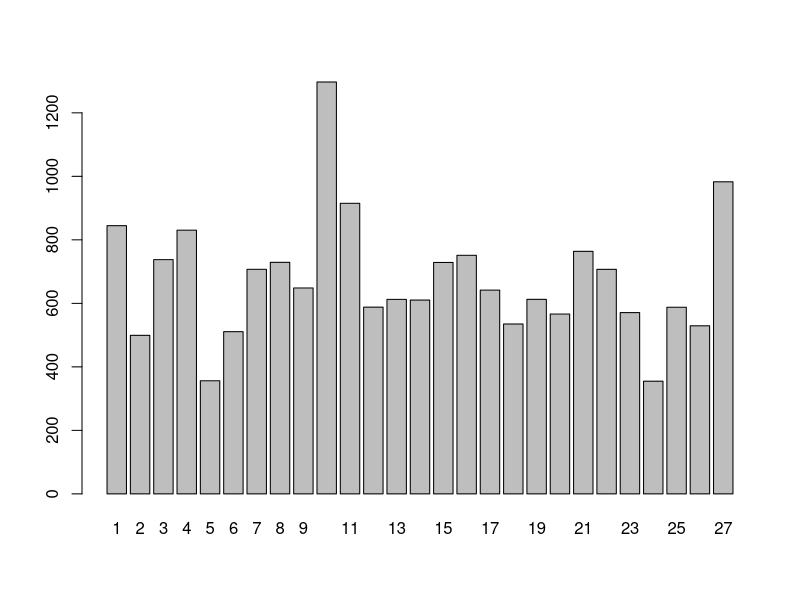
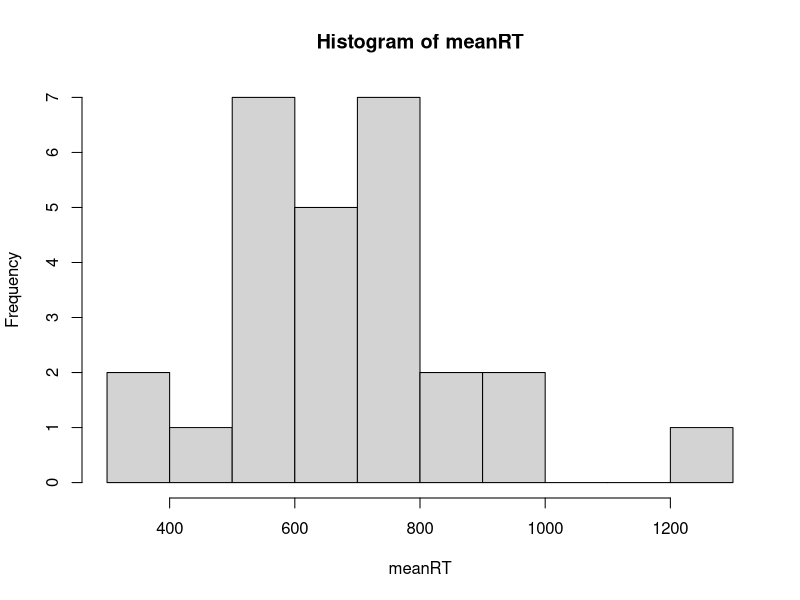
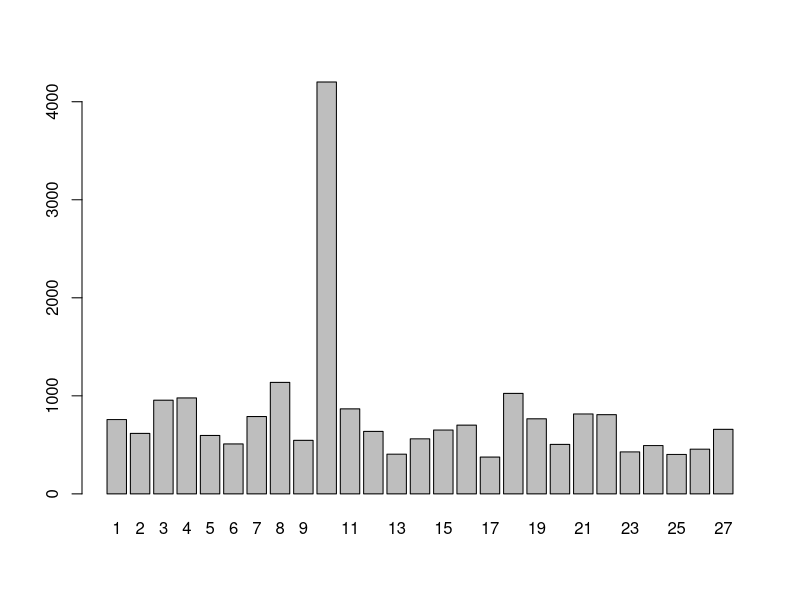
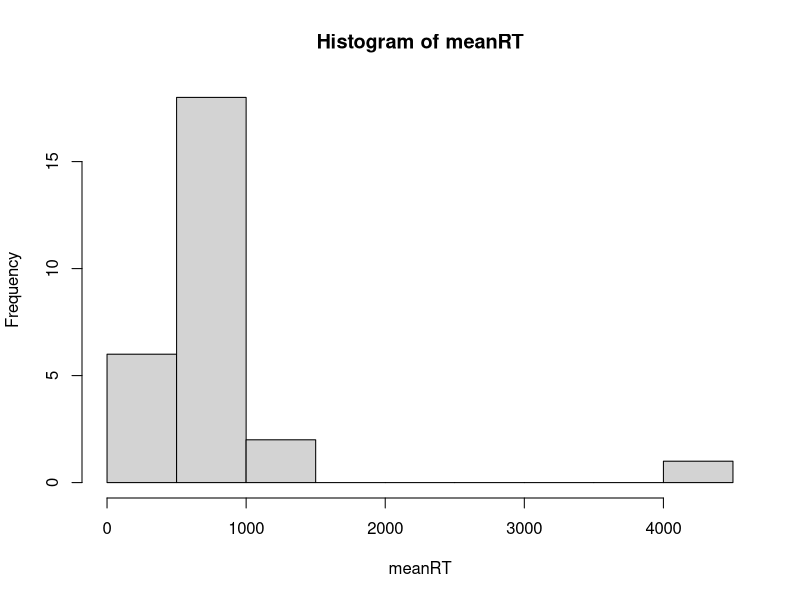
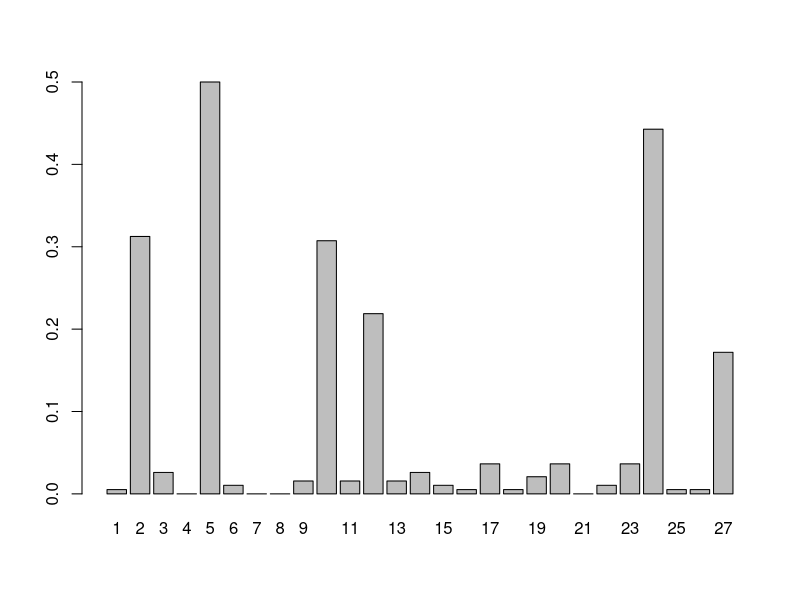
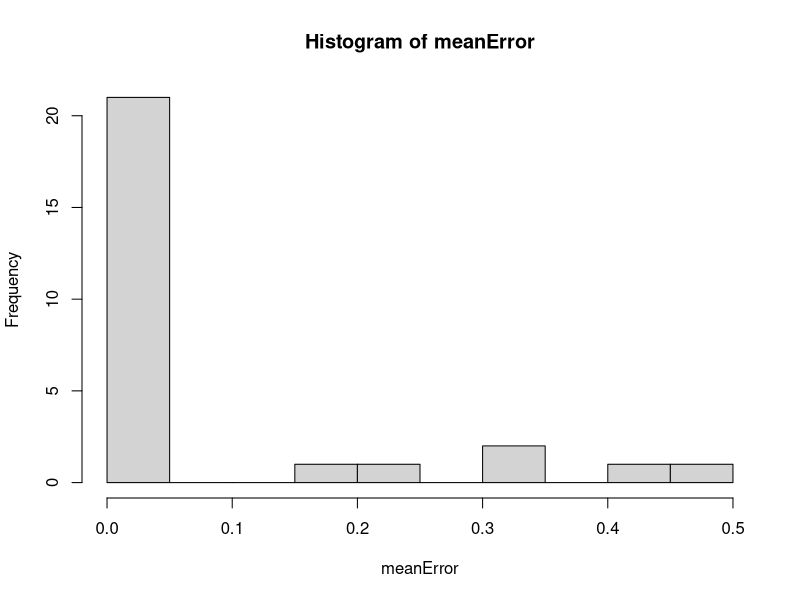
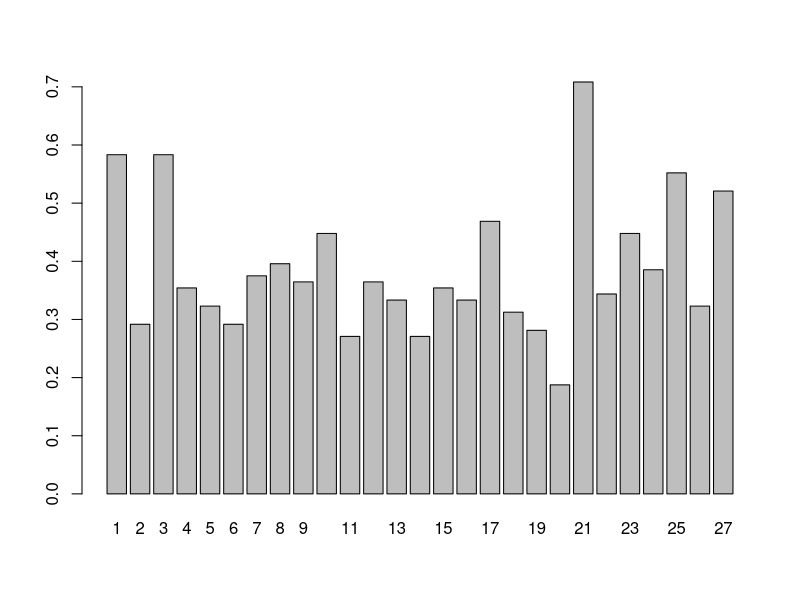
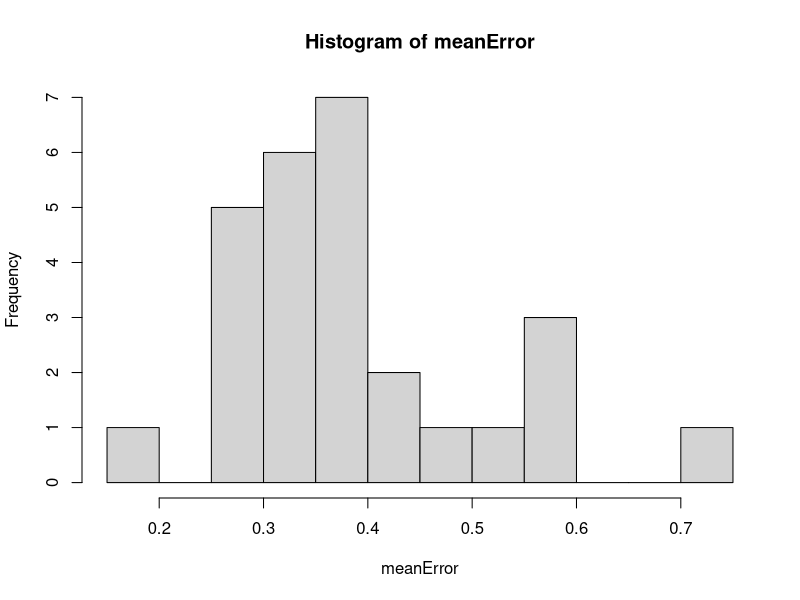

These figures' R source, in order:
# Data cleaning and inspection for bad subjects
dat = read.delim("cleaned_data.txt", stringsAsFactors=F)

# break off indiv. blocks to make things easier
dat2 = dat[dat$Block == 2,]
dat3 = dat[dat$Block == 3,]

# Look for people with insanely fast RTs -- they're just jamming a button
meanRT = tapply(dat2$RT, INDEX=dat2$ID, FUN=mean, na.rm=T)
meanRT
barplot(meanRT)
hist(meanRT, breaks=10)

meanRT = tapply(dat3$RT, INDEX=dat3$ID, FUN=mean, na.rm=T)
meanRT
barplot(meanRT)
hist(meanRT, breaks=10)

# who's doing shitty?
meanError = tapply(dat2$Error, INDEX=dat2$ID, FUN=mean, na.rm=T)
meanError
barplot(meanError)
hist(meanError, breaks=10)
# Looks like we have some shitty subjects

meanError = tapply(dat3$Error, INDEX=dat3$ID, FUN=mean, na.rm=T)
meanError
barplot(meanError)
hist(meanError, breaks=10)

